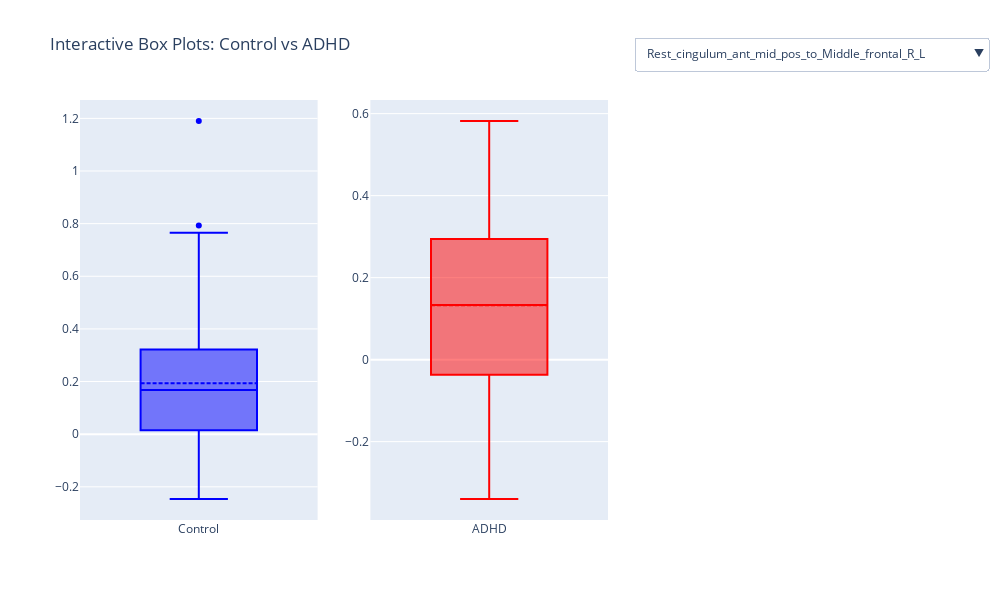

The code cell stored with this chart in its notebook:
### Code cell
# === Load preloaded DataFrame ===
# === Setup ===
feature_cols = [col for col in df_combined.columns if col not in ['Subject_ID', 'Label']]
control_df = df_combined[df_combined['Label'] == 'Control']
adhd_df = df_combined[df_combined['Label'] == 'ADHD']

# === Initialize Figure ===
fig = make_subplots(rows=1, cols=2, subplot_titles=["", ""])

trace_count = 0
valid_features = []

# === Add Box Plots ===
for feature in feature_cols:
    x_control = control_df[feature].dropna()
    x_adhd = adhd_df[feature].dropna()

    if len(x_control) < 2 or len(x_adhd) < 2:
        continue

    valid_features.append(feature)

    fig.add_trace(go.Box(
        y=x_control, name='Control', marker_color='blue',
        boxmean=True, visible=(trace_count == 0),
        showlegend=False
    ), row=1, col=1)

    fig.add_trace(go.Box(
        y=x_adhd, name='ADHD', marker_color='red',
        boxmean=True, visible=(trace_count == 0),
        showlegend=False
    ), row=1, col=2)

    trace_count += 1

# === Dropdown Buttons ===
buttons = []
for i, feature in enumerate(valid_features):
    vis = [False] * (2 * len(valid_features))
    vis[i*2 + 0] = True
    vis[i*2 + 1] = True

    mc, sc = control_df[feature].mean(), control_df[feature].std()
    ma, sa = adhd_df[feature].mean(), adhd_df[feature].std()

    buttons.append(dict(
        label=feature,
        method='update',
        args=[
            {'visible': vis},
            {'title': f'Feature: {feature}',
             'annotations': [
                 dict(
                     text=f"<b>Control</b><br>Mean = {mc:.2f}<br>Std = {sc:.2f}",
                     x=0.15, y=1.08, xref='paper', yref='paper',
                     showarrow=False, font=dict(size=12), align='left'
                 ),
                 dict(
                     text=f"<b>ADHD</b><br>Mean = {ma:.2f}<br>Std = {sa:.2f}",
                     x=0.85, y=1.08, xref='paper', yref='paper',
                     showarrow=False, font=dict(size=12), align='right'
                 )
             ]}
        ]
    ))

# === Layout ===
fig.update_layout(
    height=600, width=1000,
    title='Interactive Box Plots: Control vs ADHD',
    updatemenus=[dict(
        buttons=buttons,
        direction='down',
        x=1.05, xanchor='left',
        y=1.15, yanchor='top',
        showactive=True
    )]
)

fig.show()
df_combined['Label'] = df_combined['Label'].replace({'Control': 0, 'ADHD': 1})
